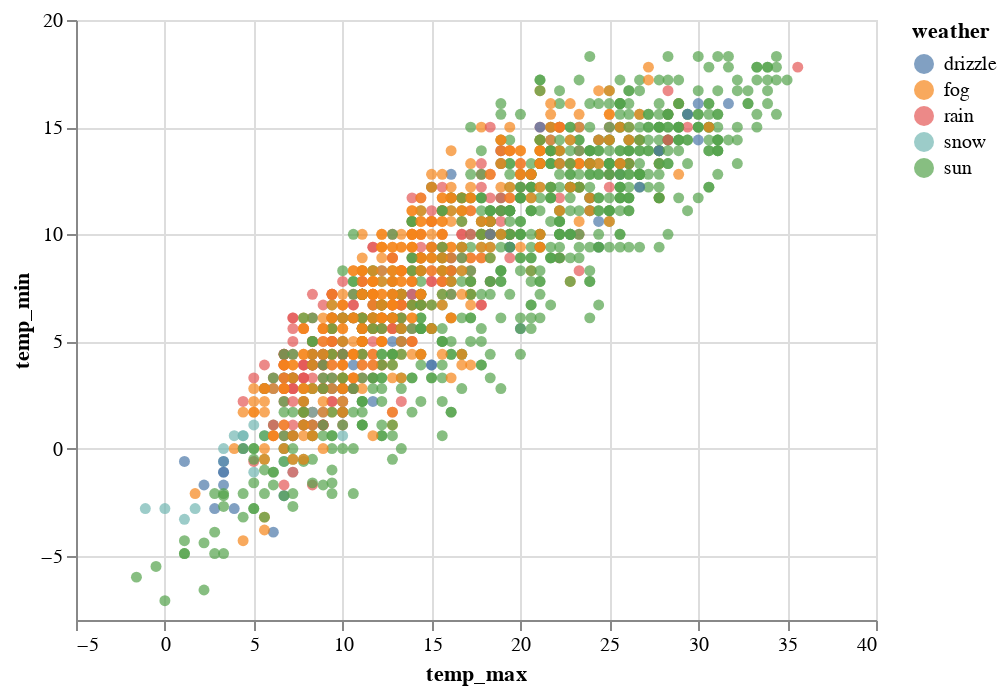

The code cell stored with this chart in its notebook:
### Markdown cell above
## **Scatterplot:** temp_max by temp_min

### Code cell
# alt.Chart(seattle_weather).mark_point().encode(
alt.Chart(seattle_weather).mark_circle().encode(
    x='temp_max',
    y='temp_min',
    color='weather',
    tooltip=['weather','temp_max','temp_min']
).interactive()

### Figure 1 — Vega-Lite specification as saved in the notebook (floating-point values rounded to 4 significant figures; data arrays with more than 128 entries replaced by an {"elided": "..."} marker saying what was removed)
{"config": {"view": {"continuousWidth": 400, "continuousHeight": 300}}, "data": {"name": "data-830c39fec90146253fb06a06c26374ef"}, "mark": "circle", "encoding": {"color": {"field": "weather", "type": "nominal"}, "tooltip": [{"field": "weather", "type": "nominal"}, {"field": "temp_max", "type": "quantitative"}, {"field": "temp_min", "type": "quantitative"}], "x": {"field": "temp_max", "type": "quantitative"}, "y": {"field": "temp_min", "type": "quantitative"}}, "selection": {"selector001": {"type": "interval", "bind": "scales", "encodings": ["x", "y"]}}, "$schema": "https://vega.github.io/schema/vega-lite/v4.17.0.json", "datasets": {"data-830c39fec90146253fb06a06c26374ef": {"elided": "1461 records"}}}
